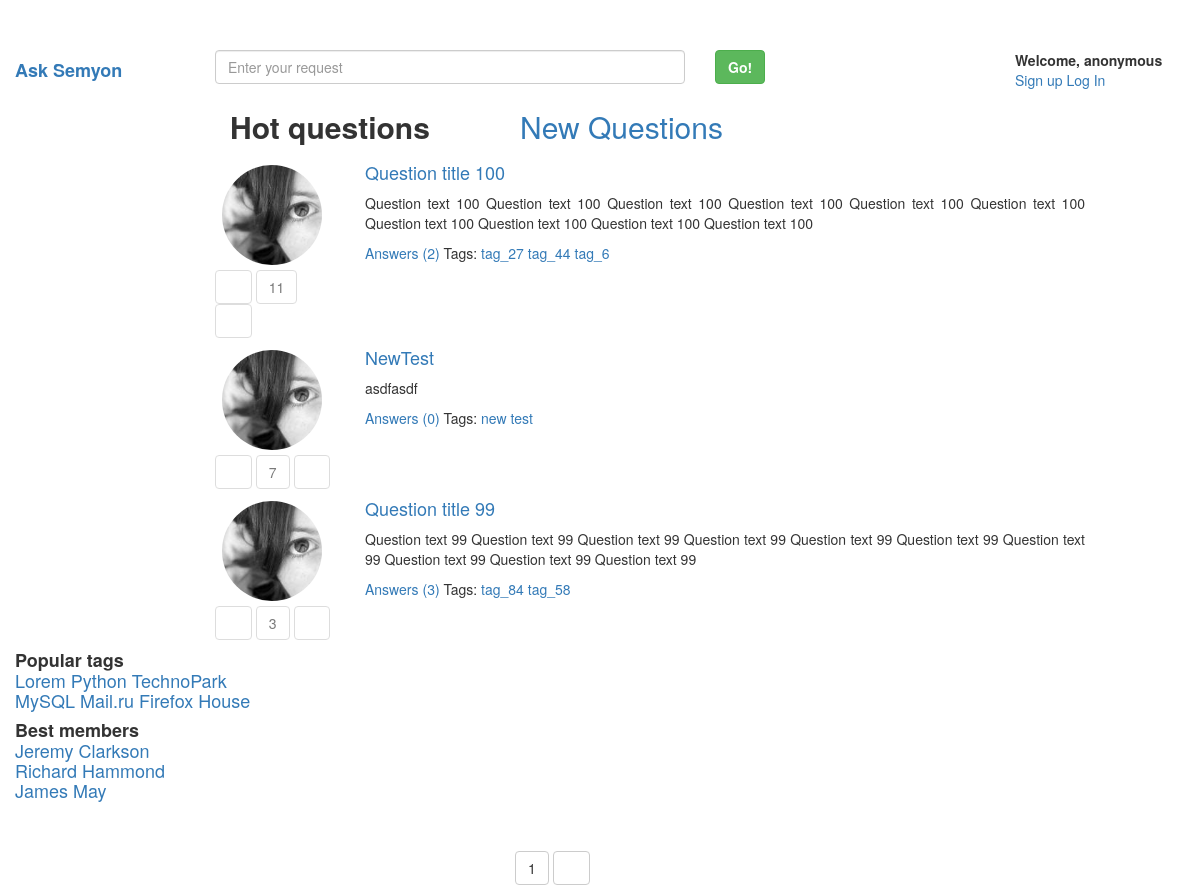
/hot/, run on the app's committed database.
### questions/models.py (models this page shows, shortened)
class Question(models.Model):
	text = models.TextField()
	title = models.CharField(max_length = 50)
	author = models.ForeignKey(Profile)
	creationDate = models.DateTimeField(auto_now_add = True)
	objects = QuestionManager()
	byDate = NewQuestionsManager()

class Profile(models.Model):
	avatar = models.ImageField(
		upload_to = 'avatars/%Y/%m/%d/%H/',
		max_length = 100,
		default = '140.jpg'
		)
	user = models.OneToOneField(
		User,
		on_delete = models.CASCADE,
		null = True
		)

class Answer(models.Model):
	question = models.ForeignKey(Question, on_delete = models.CASCADE)
	text = models.CharField(max_length = 200)
	author = models.ForeignKey(Profile)
	creationDate = models.DateTimeField(auto_now_add = True)
	top = TopAnswersManager()
	objects = models.Manager()
	correct = models.BooleanField(default = False)

class Tag(models.Model):
	text = models.CharField(max_length = 10)
	question = models.ManyToManyField(Question)
	objects = models.Manager()

### ask_rogachev/views.py (the view)
# urls.py: url(r'^hot/$', views.hot, name = 'hot'),
def hot(request):
    return render(request, 'hot.html', {
        'objects': listing(request, models.Question.objects.hot()),
    })

### ask_rogachev/views.py (called while the page is built)
def listing(request, respondList, elementsOnPage = 3):
    paginator = Paginator(respondList, elementsOnPage)
    page = request.GET.get('page')
    try:
        result = paginator.page(page)
    except PageNotAnInteger:
        result = paginator.page(1)
    except EmptyPage:
        result = paginator.page(paginator.num_pages)
    return result

### questions/models.py (called while the page is built)
	def hot(self):
		return self.annotate(likes = models.Count('questionlike')).order_by('-likes')[0:6]

### templates/hot.html (shortened to what this page needs)
{% extends 'index.html' %}
{% block header %}
	<div class="row-md-2">
		<div class="col-md-4">
			<h2><b>Hot questions</b></h2>
		</div>
		<div class="col-md-8">
			<a href="{% url 'new' %}"> <h2>New Questions</h2>
		</div>
	</div>
{% endblock %}

### templates/index.html (shortened to what this page needs)
{% extends 'withPgination.html' %}
{% block mainPart %}
<div class="col-md-9">
	{% block header %}{% endblock %}
	{% if objects %}
		{% for question in objects %}
			<div class="row">
				<div class="col-md-2">
					<div class="Question">
						<img src="{{question.author.avatar.url}}" alt="avatar" class ="img-circle img-responsive">
						<div class="QuestionButtons">
							{% if user.is_authenticated %}
								<button type = "button" class = "btn btn-default js-like-question" data-type = "0" data-id = "{{ question.id }}">
									<span class = "glyphicon glyphicon-arrow-down"> </span>
								</button>
							{% else %}
								<button type = "button" class = "btn btn-default disabled"><span class = "glyphicon glyphicon-arrow-up"> </span></button>
							{% endif %}
							<button type = "button" class = "btn btn-default disabled" id = "question-{{ question.id }}-likes"> {{ question.likes }} </button>
							{% if user.is_authenticated %}
								<button type = "button" class = "btn btn-default js-like-question" data-type = "1" data-id = "{{ question.id }}"> <span class = "glyphicon glyphicon-arrow-up"> </span>
								</button>
							{% else %}
								<button type = "button" class = "btn btn-default disabled"><span class = "glyphicon glyphicon-arrow-up"> </span></button>
							{% endif %}
						</div>
					</div>
				</div>
				<div class="col-md-10">
					<a href="{% url 'question' question.id %}"><h4>{{question.title}}</h4></a>
					<p class="text-justify">{{question.text}}
					<div class="Question-Tags">
						<a class="number" href="{% url 'question' question.id %}"> Answers
							({{question.answer_set.all|length}})</a>
						Tags:
							{% for tagObject in question.tag_set.all %}
								<a href="{% url 'tag' tagObject.text %}"> {{tagObject.text}} </a>
							{% endfor %}
					</div>
				</p>
				</div>
			</div>
		{% endfor %}
	{% endif %}
		</div>
{% endblock %}

### static/css/starter-template.css (style rules this page uses)
body { padding-top: 50px; }
.Question img { height: 100px; width: 100px; margin-left: 7px; }
.QuestionButtons { margin-top: 5px; }
.Question { padding-top: 12px; }
.Question-Tags { position:relative; bottom:0; }

### data on the page
Question: author.avatar (picture), likes "11", title "Question title 100", text "Question text 100 Question text 100 Question text 100 Question text 100 Question text 100 Question text 100 Question text 100 Question text 100 Question text 100 Question text 100", answer_set.all|length "2"
Tag: text "tag_27"
Tag: text "tag_44"
Tag: text "tag_6"
Question: author.avatar (picture), likes "7", title "NewTest", text "asdfasdf", answer_set.all|length "0"
Tag: text "new"
Tag: text "test"
Question: author.avatar (picture), likes "3", title "Question title 99", text "Question text 99 Question text 99 Question text 99 Question text 99 Question text 99 Question text 99 Question text 99 Question text 99 Question text 99 Question text 99", answer_set.all|length "3"
Tag: text "tag_84"
Tag: text "tag_58"

### other printed values
{{ objects.number }} "1"
